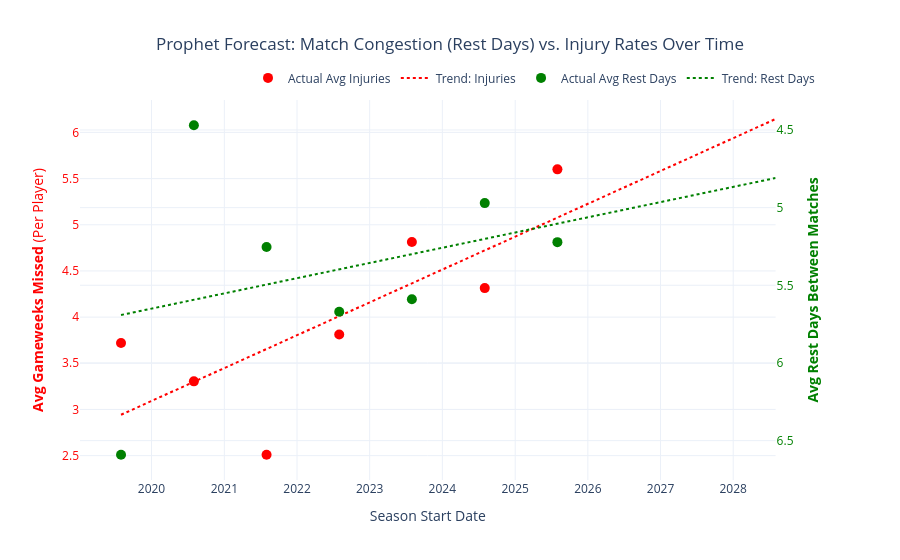

Here is the notebook cell this chart was saved with:
### Markdown cell above
There are not much papers highlighting the link between match congestion vs player injuries. The following review looks at 8 articles speaking about this topic and have found the following:

- Congested fixture schedules expose players to increased match injury incidence
- However, layoff duration was typically lower during congested periods
- One study identified a lower training injury incidence during congested periods

Research does show that rest days are decreasing over time with the prem players showing an average of just 3.5 recovery days between matches.

"The correlation between match proximity and injury risk is highly sensitive. Epidemiological studies reveal that when a subsequent match is played within 24 hours of a previous fixture, the injury risk spikes by an astronomical 3.8 to 6.8 times compared to matches preceded by a standard 3-to-7-day recovery break. Even a 3-day recovery window is strongly associated with an increased incidence of both general injuries and specific lower extremity trauma. Evidence suggests that a minimum of five days is required for complete neuromuscular and central nervous system recovery following a high-intensity professional match. However, the reality of the EPL schedule dictates that players in top leagues average merely 3.5 days between matches. Furthermore, players operating in high-intensity positional roles—such as wide forwards, attacking midfielders, and fullbacks—who are subjected to two or more matches within a rigid four-day window exhibit a 28% higher risk of sustaining soft tissue injuries."

### Code cell
import pandas as pd
from prophet import Prophet
import plotly.graph_objects as go
from plotly.subplots import make_subplots

# (Assuming master_prem_fixtures and master_absences are already loaded in memory)

# ==========================================
# 1. DATA AGGREGATION
# ==========================================
# A. Average Injuries per Player 
team_squads = master_absences.groupby(['season', 'team_name'])['player_name'].nunique().reset_index(name='squad_size')
season_squads = team_squads.groupby('season')['squad_size'].sum().reset_index()

injuries_df = master_absences[master_absences['player_status'] == 'Absence/injury']
season_injuries = injuries_df.groupby('season').size().reset_index(name='total_injuries')

ts_injuries = pd.merge(season_squads, season_injuries, on='season', how='left')
ts_injuries['total_injuries'] = ts_injuries['total_injuries'].fillna(0)
ts_injuries['avg_injuries'] = ts_injuries['total_injuries'] / ts_injuries['squad_size']

# B. Average Rest Days per Match
master_prem_fixtures['date'] = pd.to_datetime(master_prem_fixtures['date'])
fixtures_sorted = master_prem_fixtures.sort_values(by=['team_name', 'date'])
fixtures_sorted['rest_days'] = fixtures_sorted.groupby(['team_name', 'season'])['date'].diff().dt.days
valid_rest_days = fixtures_sorted.dropna(subset=['rest_days'])
season_rest_df = valid_rest_days.groupby('season')['rest_days'].mean().reset_index(name='avg_rest_days')

# C. Master Time Series Dataset
ts_master = pd.merge(ts_injuries, season_rest_df, on='season', how='inner')
ts_master['ds'] = pd.to_datetime(ts_master['season'].str[:4] + '-08-01')

# ==========================================
# 2. CALCULATE CORRELATION & R-SQUARED
# ==========================================
# Calculate Pearson Correlation Coefficient (r)
correlation = ts_master['avg_rest_days'].corr(ts_master['avg_injuries'])

# Calculate R-squared
r_squared = correlation ** 2

print(f"[*] Pearson Correlation (r): {correlation:.3f}")
print(f"[*] R-squared (R²): {r_squared:.3f}")

# ==========================================
# 3. TRAIN DUAL PROPHET MODELS
# ==========================================
future_dates = pd.to_datetime([f"{y}-08-01" for y in [2026, 2027, 2028]])
future_df = pd.DataFrame({'ds': pd.concat([ts_master['ds'], pd.Series(future_dates)], ignore_index=True)})

# Model 1: Injuries
m_inj = Prophet(yearly_seasonality=False, weekly_seasonality=False, daily_seasonality=False)
m_inj.fit(ts_master[['ds', 'avg_injuries']].rename(columns={'avg_injuries': 'y'}))
forecast_inj = m_inj.predict(future_df)

# Model 2: Rest Days
m_rest = Prophet(yearly_seasonality=False, weekly_seasonality=False, daily_seasonality=False)
m_rest.fit(ts_master[['ds', 'avg_rest_days']].rename(columns={'avg_rest_days': 'y'}))
forecast_rest = m_rest.predict(future_df)

# ==========================================
# 4. BUILD DUAL-AXIS PLOTLY GRAPH
# ==========================================
fig = make_subplots(specs=[[{"secondary_y": True}]])

# --- TRACE 1: INJURIES (Left Axis - Red) ---
fig.add_trace(
    go.Scatter(x=ts_master['ds'], y=ts_master['avg_injuries'], name="Actual Avg Injuries",
               mode='markers', marker=dict(color='red', size=10)),
    secondary_y=False,
)
fig.add_trace(
    go.Scatter(x=forecast_inj['ds'], y=forecast_inj['trend'], name="Trend: Injuries",
               mode='lines', line=dict(color='red', dash='dot')),
    secondary_y=False,
)

# --- TRACE 2: REST DAYS (Right Axis - Green) ---
fig.add_trace(
    go.Scatter(x=ts_master['ds'], y=ts_master['avg_rest_days'], name="Actual Avg Rest Days",
               mode='markers', marker=dict(color='green', size=10)),
    secondary_y=True,
)
fig.add_trace(
    go.Scatter(x=forecast_rest['ds'], y=forecast_rest['trend'], name="Trend: Rest Days",
               mode='lines', line=dict(color='green', dash='dot')),
    secondary_y=True,
)

# ==========================================
# 5. POLISH AND ANNOTATE
# ==========================================
fig.update_layout(
    title='Prophet Forecast: Match Congestion (Rest Days) vs. Injury Rates Over Time',
    title_x=0.5,
    template='plotly_white',
    hovermode='x unified',
    legend=dict(orientation="h", yanchor="bottom", y=1.02, xanchor="right", x=1)
)

fig.update_xaxes(title_text="Season Start Date")
fig.update_yaxes(title_text="<b>Avg Gameweeks Missed</b> (Per Player)", color="red", secondary_y=False)
fig.update_yaxes(title_text="<b>Avg Rest Days Between Matches</b>", color="green", secondary_y=True, autorange="reversed")

fig.show()

### Figure 1 — Plotly figure (JSON) as saved in the notebook; plotly's stock layout.template omitted (floating-point values rounded to 4 significant figures)
{"data": [{"marker": {"color": "red", "size": 10}, "mode": "markers", "name": "Actual Avg Injuries", "type": "scatter", "x": ["2019-08-01T00:00:00.000000", "2020-08-01T00:00:00.000000", "2021-08-01T00:00:00.000000", "2022-08-01T00:00:00.000000", "2023-08-01T00:00:00.000000", "2024-08-01T00:00:00.000000", "2025-08-01T00:00:00.000000"], "xaxis": "x", "y": [3.72, 3.304, 2.51, 3.812, 4.814, 4.314, 5.6], "yaxis": "y"}, {"line": {"color": "red", "dash": "dot"}, "mode": "lines", "name": "Trend: Injuries", "type": "scatter", "x": ["2019-08-01T00:00:00.000000", "2020-08-01T00:00:00.000000", "2021-08-01T00:00:00.000000", "2022-08-01T00:00:00.000000", "2023-08-01T00:00:00.000000", "2024-08-01T00:00:00.000000", "2025-08-01T00:00:00.000000", "2026-08-01T00:00:00.000000", "2027-08-01T00:00:00.000000", "2028-08-01T00:00:00.000000"], "xaxis": "x", "y": [2.943, 3.299, 3.655, 4.01, 4.366, 4.722, 5.078, 5.433, 5.789, 6.145], "yaxis": "y"}, {"marker": {"color": "green", "size": 10}, "mode": "markers", "name": "Actual Avg Rest Days", "type": "scatter", "x": ["2019-08-01T00:00:00.000000", "2020-08-01T00:00:00.000000", "2021-08-01T00:00:00.000000", "2022-08-01T00:00:00.000000", "2023-08-01T00:00:00.000000", "2024-08-01T00:00:00.000000", "2025-08-01T00:00:00.000000"], "xaxis": "x", "y": [6.591, 4.47, 5.253, 5.67, 5.59, 4.971, 5.222], "yaxis": "y2"}, {"line": {"color": "green", "dash": "dot"}, "mode": "lines", "name": "Trend: Rest Days", "type": "scatter", "x": ["2019-08-01T00:00:00.000000", "2020-08-01T00:00:00.000000", "2021-08-01T00:00:00.000000", "2022-08-01T00:00:00.000000", "2023-08-01T00:00:00.000000", "2024-08-01T00:00:00.000000", "2025-08-01T00:00:00.000000", "2026-08-01T00:00:00.000000", "2027-08-01T00:00:00.000000", "2028-08-01T00:00:00.000000"], "xaxis": "x", "y": [5.691, 5.593, 5.495, 5.397, 5.299, 5.201, 5.103, 5.005, 4.907, 4.809], "yaxis": "y2"}], "layout": {"hovermode": "x unified", "legend": {"orientation": "h", "x": 1, "xanchor": "right", "y": 1.02, "yanchor": "bottom"}, "title": {"text": "Prophet Forecast: Match Congestion (Rest Days) vs. Injury Rates Over Time", "x": 0.5}, "xaxis": {"anchor": "y", "domain": [0, 0.94], "title": {"text": "Season Start Date"}}, "yaxis": {"anchor": "x", "color": "red", "domain": [0, 1], "title": {"text": "<b>Avg Gameweeks Missed</b> (Per Player)"}}, "yaxis2": {"anchor": "x", "autorange": "reversed", "color": "green", "overlaying": "y", "side": "right", "title": {"text": "<b>Avg Rest Days Between Matches</b>"}}}}
